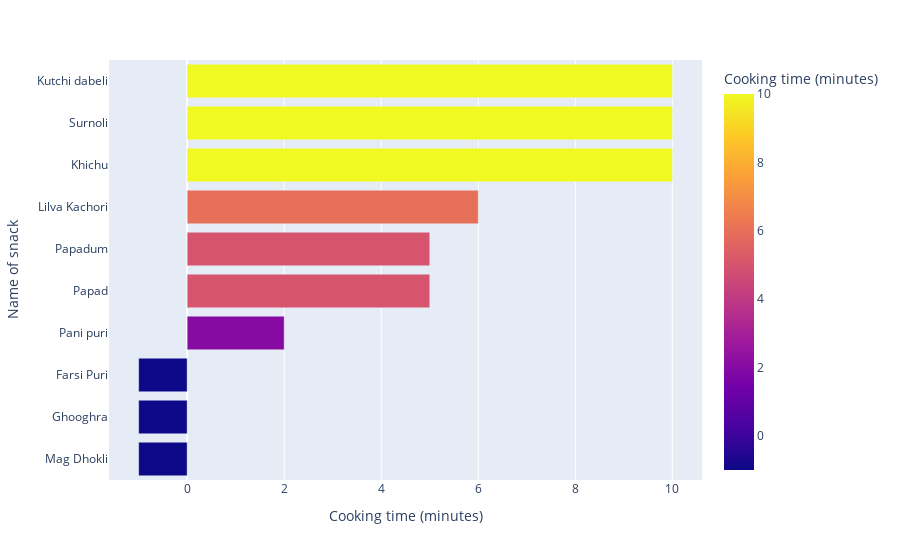

The notebook cell this image was saved under:
### Markdown cell above
#### Q4: List of 10  Indian snacks with shortest cooking time

### Code cell
snack_df = food_df[food_df['course']=='snack']

short_sort_snack_df = snack_df.sort_values(['cook_time'],ascending=True).iloc[:10,:]

fig = px.bar(short_sort_snack_df,y='name',x='cook_time',
             orientation='h',color='cook_time',
            labels={'name':'Name of snack','cook_time':'Cooking time (minutes)'})
fig.show()

### Figure 1 — Plotly figure (JSON) as saved in the notebook; plotly's stock layout.template omitted (floating-point values rounded to 4 significant figures)
{"data": [{"alignmentgroup": "True", "hovertemplate": "Cooking time (minutes)=%{marker.color}<br>Name of snack=%{y}<extra></extra>", "legendgroup": "", "marker": {"color": [-1, -1, -1, 2, 5, 5, 6, 10, 10, 10], "coloraxis": "coloraxis"}, "name": "", "offsetgroup": "", "orientation": "h", "showlegend": false, "textposition": "auto", "type": "bar", "x": [-1, -1, -1, 2, 5, 5, 6, 10, 10, 10], "xaxis": "x", "y": ["Mag Dhokli", "Ghooghra", "Farsi Puri", "Pani puri", "Papad", "Papadum", "Lilva Kachori", "Khichu", "Surnoli", "Kutchi dabeli"], "yaxis": "y"}], "layout": {"barmode": "relative", "coloraxis": {"colorbar": {"title": {"text": "Cooking time (minutes)"}}, "colorscale": [[0, "#0d0887"], [0.1111, "#46039f"], [0.2222, "#7201a8"], [0.3333, "#9c179e"], [0.4444, "#bd3786"], [0.5556, "#d8576b"], [0.6667, "#ed7953"], [0.7778, "#fb9f3a"], [0.8889, "#fdca26"], [1, "#f0f921"]]}, "legend": {"tracegroupgap": 0}, "margin": {"t": 60}, "xaxis": {"anchor": "y", "domain": [0, 1], "title": {"text": "Cooking time (minutes)"}}, "yaxis": {"anchor": "x", "domain": [0, 1], "title": {"text": "Name of snack"}}}}
